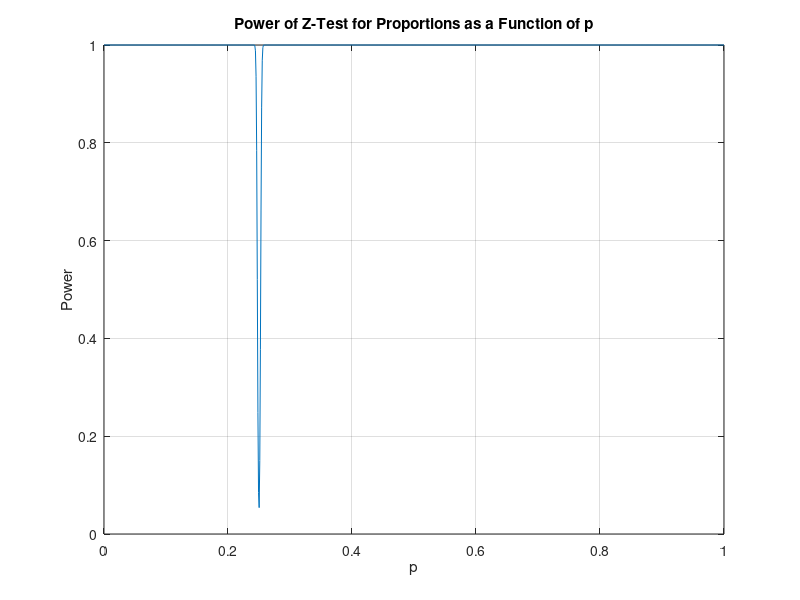

Source code (MATLAB):
% Parameters
n = 100000;  % sample size
p0 = 1/4;  % null hypothesis probability
alpha = 0.05;  % significance level

% Rejection region for two-tailed test
z_alpha = norminv(1 - alpha/2);
rejection_region = [p0 - z_alpha*sqrt(p0*(1-p0)/n), p0 + z_alpha*sqrt(p0*(1-p0)/n)];

% Range of p values to consider for the power calculation
p_values = linspace(0, 1, 1000);

% Calculate power for each p value
power = zeros(size(p_values));
for i = 1:length(p_values)
    p = p_values(i);
    power(i) = 1 - normcdf(rejection_region(2), p, sqrt(p*(1-p)/n)) ...
               + normcdf(rejection_region(1), p, sqrt(p*(1-p)/n));
end

% Plot power as a function of p
figure;
plot(p_values, power);
xlabel('p');
ylabel('Power');
title('Power of Z-Test for Proportions as a Function of p');
grid on;
